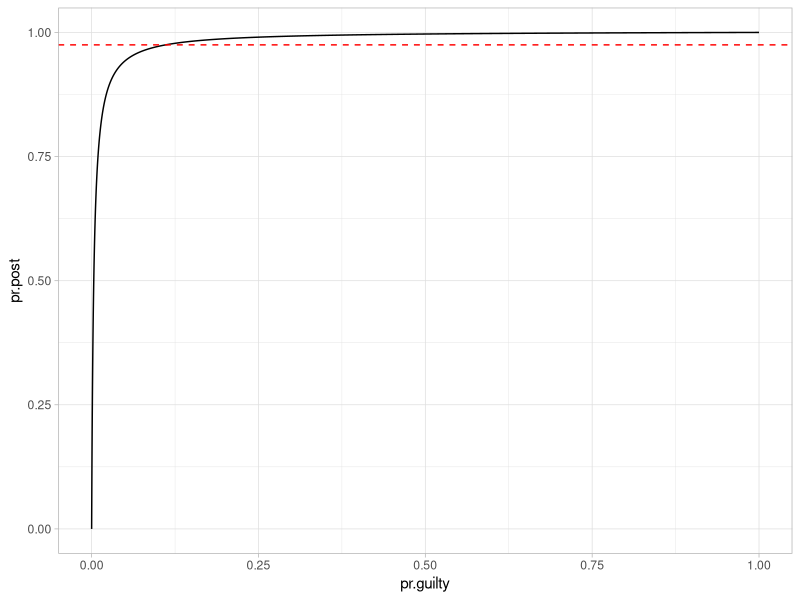
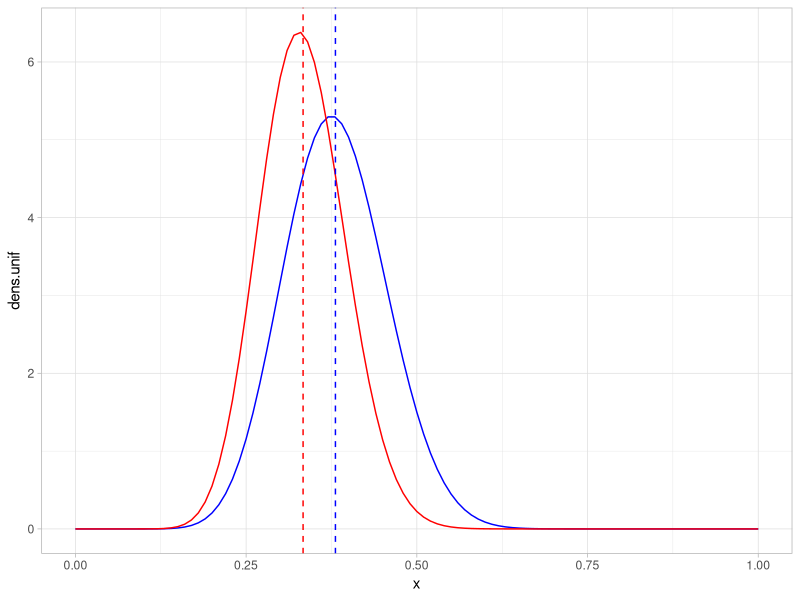
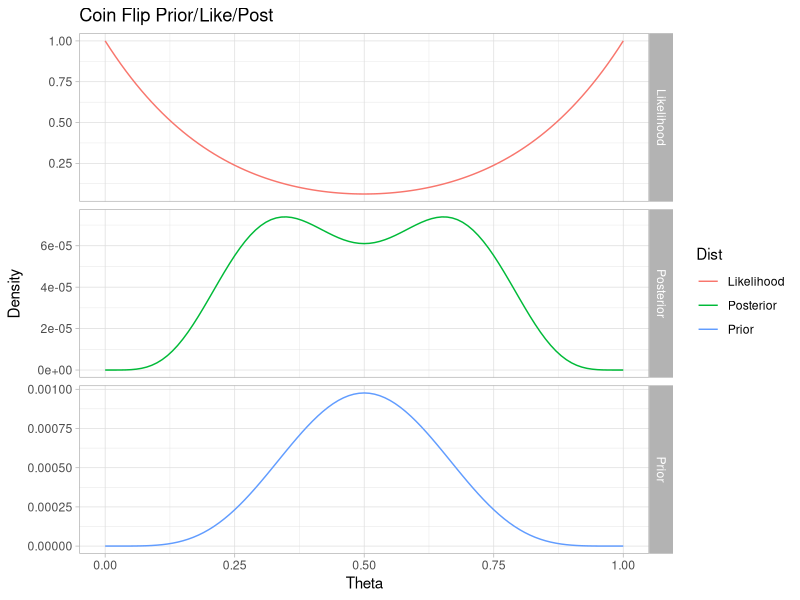
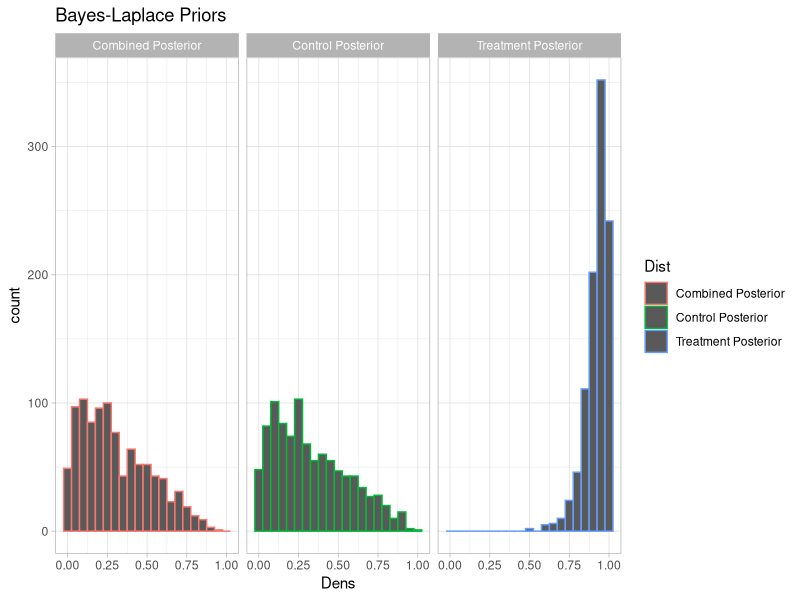
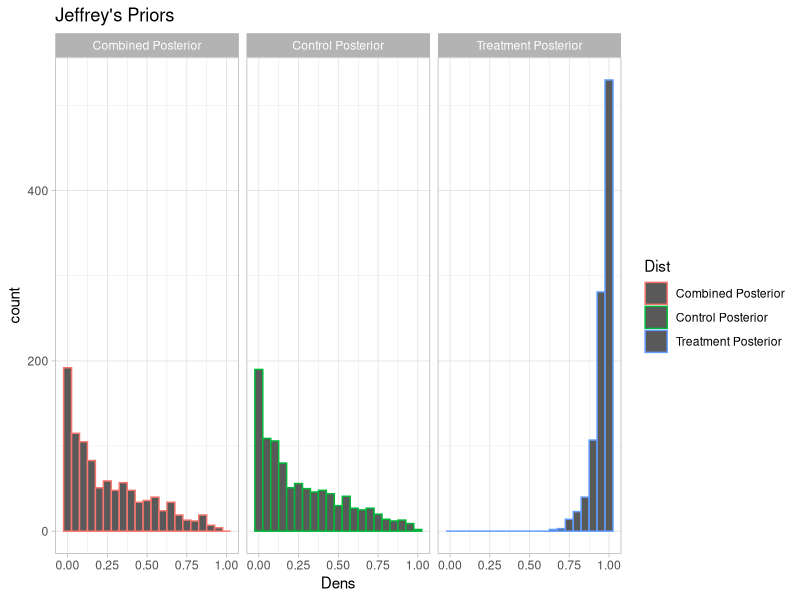
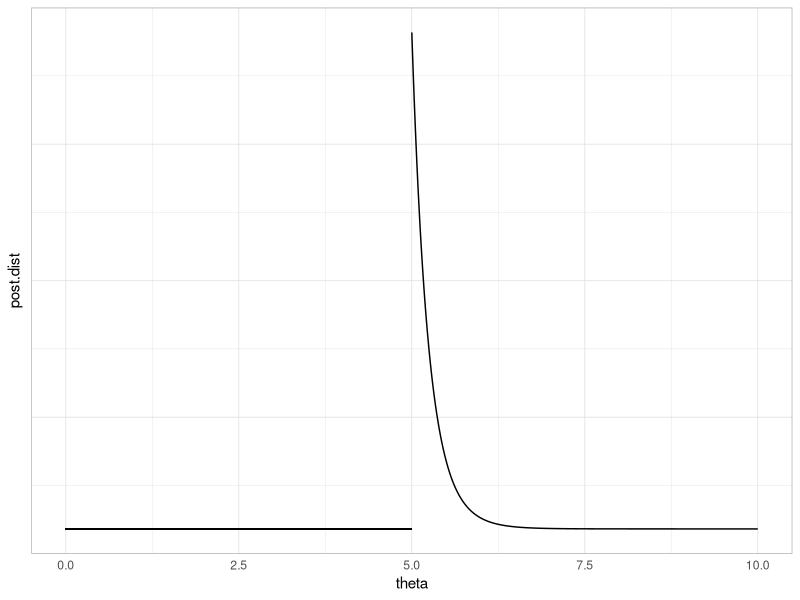

Write R code to recreate these figures, in order.
## ---- chunk 1
require(tufte)
require(knitr)
require(reshape2)
opts_chunk$set(cache = FALSE)
opts_chunk$set(fig.align = 'center', fig.height = 3.5, fig.width = 3.5, collapse = TRUE, highlight = TRUE)
require(ggplot2)
require(broom)
require(magrittr)
require(dplyr)
## ---- chunk 2
pr.guilty <- seq(0.1,1,by=0.1); pr.marker <- 0.0032; pr.notguilty <- 1-pr.guilty
pr.post <- (1*pr.guilty)/(1*(pr.guilty) + pr.marker*(pr.notguilty))
prob.dens <- as.data.frame(cbind(pr.guilty, pr.post)) %>%
  transmute("Pr(Guilt)" =  pr.guilty, Posterior = signif(pr.post, digits = 5))
kable(prob.dens)
## ---- chunk 3
pr.guilty <- seq(0,1,by=0.0001); pr.marker <- 0.0032; pr.notguilty <- 1-pr.guilty
pr.post <- (1*pr.guilty)/(1*(pr.guilty) + pr.marker*(pr.notguilty))
prob.dens <- data.frame(pr.guilty, pr.post)
## ---- chunk 4
ggplot2::ggplot(prob.dens, aes(x=pr.guilty,y=pr.post)) +
  geom_line(data=prob.dens) +
  geom_hline(yintercept=0.975, linetype = 2, color = "red") +
  labs(list(
    x = "Pr(G)",
    y = "Pr(G|M)",
    title = "Posterior Probability of Guilt")) + 
  theme_light()
## ---- chunk 5
mpr.guilt <- which(pr.post > 0.975)
pr.guilty[mpr.guilt[1]]
## ---- chunk 6
n <- 4622; prev <- 0.0032;
pr.another <- ((n-1)*prev)/(n*prev)
pr.another
## ---- chunk 7
pr.guilty <- seq(0,.01,by=0.001); pr.notguilty <- 1-pr.guilty
pr.post <- (1*pr.guilty)/(1*(pr.guilty) + pr.marker*(pr.notguilty))
prob.dens <- as.data.frame(cbind(pr.guilty, pr.post))
kable(prob.dens)
## ---- chunk 8
pr.guilty <- c(0.0002164); pr.notguilty <- 1-pr.guilty
pr.post <- (1*pr.guilty)/(1*(pr.guilty) + pr.marker*(pr.notguilty))
prob.dens.2 <- as.data.frame(cbind(pr.guilty, pr.post))
prob.dens.2
## ---- chunk 9
x <- seq(0,1,by = 0.01); a = 15; b = 40
dens.unif <- dbeta(x,a + 1,b - a + 1)
posterior.dens.unif <- as.data.frame(cbind(x,dens.unif))
## ---- chunk 10
a = 15; b = 40
pbeta(0.5,a + 1,b - a + 1,lower.tail=FALSE)
## ---- chunk 11
x <- seq(0,1,by = 0.01)
unif.data <- rbeta(10000,a + 1,b - a + 1)
mu.unif <- mean(unif.data)
mu.unif
## ---- chunk 12
beta.ci <- qbeta(c(0.95,0.05),a + 1, b - a + 1,lower.tail = FALSE)
names(beta.ci) <- c("5%","95%")
beta.ci
## ---- chunk 13
a = 3; b = 15
beta.prior <- as.data.frame(rbeta(10000,a + 1,b - a + 1))
mean(beta.prior[,1])
## ---- chunk 14
x <- seq(0,1,by = 0.01); a1 <- 15; b1 <- 40; a2 <-  3; b2 <-  15
dens.beta <- dbeta(x,(a1 + a2) + 1,(b1 + b2) - (a1 + a2) + 1)
posterior.dens.beta <- as.data.frame(cbind(x, dens.beta))
mu.beta <- mean(rbeta(10000,(a1 + a2) + 1,(b1 + b2) - (a1 + a2) + 1))
## ---- chunk 15
ggplot() + 
  geom_line(data = posterior.dens.unif, aes(x,dens.unif),color = "blue") + 
  geom_line(data = posterior.dens.beta, aes(x,dens.beta),color = "red") +
  geom_vline(xintercept = mean(mu.unif), color = "blue", linetype = 2) +
  geom_vline(xintercept = mean(mu.beta), color = "red", linetype = 2) +
  labs(list(title= "ABC Book Sales - Conversion %", x = "Proportion(%)", y = "Density")) +
  theme_light()
## ---- chunk 16
a1 <- 15; b1 <- 40; a2 <-  3; b2 <-  15
beta.post <- rbeta(1000,(a1 + a2) + 1,(b1 + b2) - (a1 + a2) + 1)
unif.post <- rbeta(1000,a1 + 1,b1 - a1  + 1)
summary <- cbind(summary(unif.post),summary(beta.post))
range <- cbind(range(summary(unif.post)),range(summary(beta.post)))

range.diff <- c(range(summary(unif.post))[2]-range(summary(unif.post))[1],range(summary(beta.post))[2]-range(summary(beta.post))[1])
range <- rbind(range,range.diff)
rownames(range) <- c("Lower","Upper","Diff")
summary2 <- rbind(summary,range)
colnames(summary2) <- c("Unif","Beta")
kable(summary2)
## ---- chunk 17
theta <- seq(0,1,0.01)
prior <- data.frame(Dist = "Prior", 
                    Theta = theta, 
                    Density = theta^5*(1-theta)^5)
like  <- data.frame(Dist = "Likelihood", 
                    Theta = theta, 
                    Density = (1-theta)^5 + theta^5)
posterior <- data.frame(Dist = "Posterior", 
                        Theta = theta, 
                        Density = theta^5*(1-theta)^10 + theta^10*(1-theta)^5)
coin.data <- as.data.frame(rbind(prior,like, posterior))

## ---- chunk 18
ggplot(coin.data, aes(x=Theta, y=Density, col = Dist)) +
  geom_line() + 
  facet_grid(Dist ~ ., scales = "free_y") + 
  ggtitle("Coin Flip Prior/Like/Post") +
  theme_light()
## ---- chunk 19
group <- c("Treatment","Treatment","Control","Control")
outcome <- c("Success","Failure","Success","Failure")
n <- c(11,0,0,1)
data <- data.frame(group,outcome,n)
tab <- xtabs(n~group+outcome, data = data)
tab
Xsq <- broom::glance(chisq.test(tab, correct = FALSE))
Xsq
## ---- chunk 20
a = 11; b = 0; 
post.treat.bl <- data.frame(Dist = "Treatment Posterior", Dens = rbeta(1000,a + 1,b + 1))
a = 0; b = 1
post.control.bl <- data.frame(Dist = "Control Posterior", Dens = rbeta(1000,a + 1,b + 1))
post.comb.bl <- post.control.bl$Dens*post.treat.bl$Dens
post.bl <- data.frame(Dist = "Combined Posterior", Dens = post.comb.bl)
bl.density <- rbind(post.treat.bl,post.control.bl, post.bl)
## ---- chunk 21
ggplot(bl.density, aes(Dens, col = Dist)) + 
  geom_histogram(binwidth = 0.05) +
  scale_x_continuous() +
  facet_grid(. ~Dist) + 
  ggtitle("Bayes-Laplace Priors") +
  theme_light()
## ---- chunk 22
a = 11; b = 0
post.treat.j <-data.frame(Dist = "Treatment Posterior", Dens = rbeta(1000,a + 0.5,b + 0.5))
a = 0; b = 1
post.control.j <- data.frame(Dist = "Control Posterior", Dens = rbeta(1000,a + 0.5,b + 0.5))
post.comb.j <- post.treat.j$Dens*post.control.j$Dens
post.j <- data.frame(Dist = "Combined Posterior", Dens = post.comb.j)
j.density <- rbind(post.treat.j,post.control.j, post.j)
## ---- chunk 23
ggplot(j.density, aes(Dens, col = Dist)) + 
  geom_histogram(binwidth = 0.05) +
  scale_x_continuous() +
  facet_grid(. ~Dist) +
  ggtitle("Jeffrey's Priors") +
  theme_light()
## ---- chunk 24
sum.j <- broom::tidy(post.comb.j)
sum.bl <- broom::tidy(post.comb.bl)
#summ <- rbind(sum.bl[,5:length(sum.bl)-3], sum.j[,5:length(sum.j)-3])
#summ <- subset(as.data.frame(summ), select = c(-trimmed,-mad, -n))
#rownames(summ) <- c("BL", "Jeffreys")
#summ
## ---- chunk 25
y.n <- 5; n <- 20;
theta <- seq(y.n,10, by = 0.001)
post.dist <- (1)/(theta^(n+1))
post.dens <- as.data.frame(cbind(theta,post.dist))
theta.0 <- as.data.frame(seq(0,10, by = 0.001))
## ---- chunk 26
ggplot2::ggplot() + 
    geom_line(data = post.dens,aes(theta,post.dist)) + 
    geom_segment(data = theta.0,x=0,xend=y.n,y=0,yend=0) +
    xlim(0,10) +
    labs(list(title = "Posterior - y.n = 5, n =20", x = "Theta", y = "Density")) +
    theme_light() +
    theme(axis.ticks = element_blank(), axis.text.y = element_blank())
## ---- chunk 27
y.n <- 5; alph <- 0.05; n <- 20
HPD.l <- y.n; HPD.u <- ((alph)^(-1/(n-1)))*y.n; HPD <- c(HPD.l, HPD.u)
HPD
